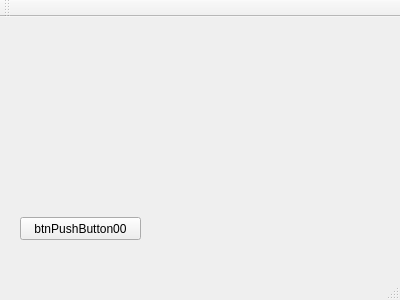
<?xml version="1.0" encoding="UTF-8"?>
<ui version="4.0">
 <class>MainWindow</class>
 <widget class="QMainWindow" name="MainWindow">
  <property name="geometry">
   <rect>
    <x>0</x>
    <y>0</y>
    <width>400</width>
    <height>300</height>
   </rect>
  </property>
  <property name="windowTitle">
   <string>MainWindow</string>
  </property>
  <widget class="QWidget" name="centralWidget">
   <widget class="QPushButton" name="btnPushButton00">
    <property name="geometry">
     <rect>
      <x>20</x>
      <y>200</y>
      <width>121</width>
      <height>23</height>
     </rect>
    </property>
    <property name="text">
     <string>btnPushButton00</string>
    </property>
   </widget>
  </widget>
  <widget class="QMenuBar" name="menuBar">
   <property name="geometry">
    <rect>
     <x>0</x>
     <y>0</y>
     <width>400</width>
     <height>23</height>
    </rect>
   </property>
  </widget>
  <widget class="QToolBar" name="mainToolBar">
   <attribute name="toolBarArea">
    <enum>TopToolBarArea</enum>
   </attribute>
   <attribute name="toolBarBreak">
    <bool>false</bool>
   </attribute>
  </widget>
  <widget class="QStatusBar" name="statusBar"/>
 </widget>
 <layoutdefault spacing="6" margin="11"/>
 <resources/>
 <connections/>
</ui>
